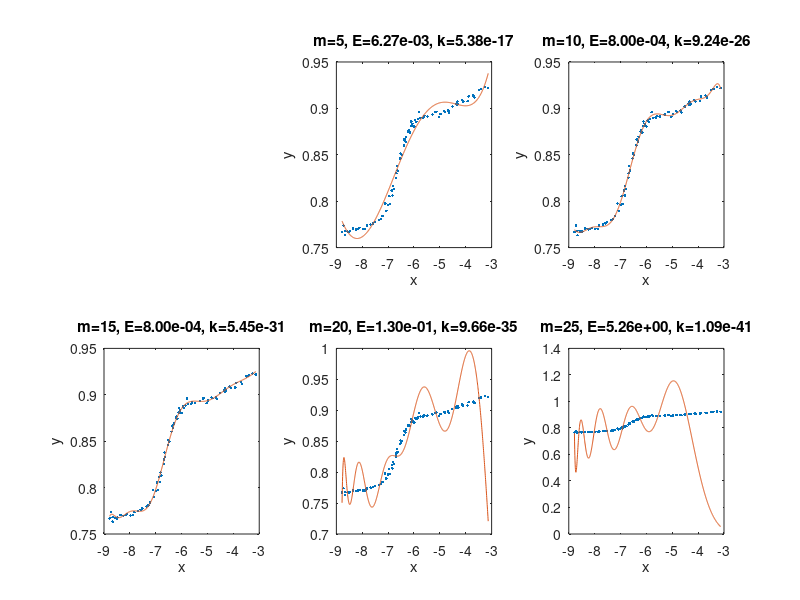

Here is the MATLAB script that generated this plot:
fid = fopen('NIST_Filip_trim.txt','r');
yy = zeros(82,2);
ii = 0;
while ~feof(fid)
ii=ii+1;
tline = fgetl(fid);
% code to format/store tline
AAA = sscanf(tline,'%f %f');
yy(ii,1)= AAA(1,1);
yy(ii,2)= AAA(2,1);
end
fclose(fid);

sorted_data = sortrows(yy,1);
x = sorted_data(:,2);
y = sorted_data(:,1);

n = length(x);
X = zeros(n,26);
for i = 1:n
for j = 1:26
X(i,j) = x(i)^(j-1);
end
end

m_values = [5, 10, 15, 20, 25];
figure
for m = m_values
b = X(:,1:m+1)\y;
y_hat = X(:,1:m+1)*b;
E = sum((y - y_hat).^2);
k = rcond(X(1:min(n, m+1),1:min(n, m+1)));
x_eval = linspace(min(x), max(x), 1001);
X_eval = zeros(1001, m+1);
for i = 1:1001
    for j = 1:m+1
        X_eval(i,j) = x_eval(i)^(j-1);
    end
end
y_eval = X_eval*b;

subplot(2, 3, m/5 + 1)
plot(x, y, '.', x_eval, y_eval)
title(sprintf('m=%d, E=%.2e, k=%.2e', m, E, k))
xlabel('x')
ylabel('y')
disp(E);
disp(k);
end